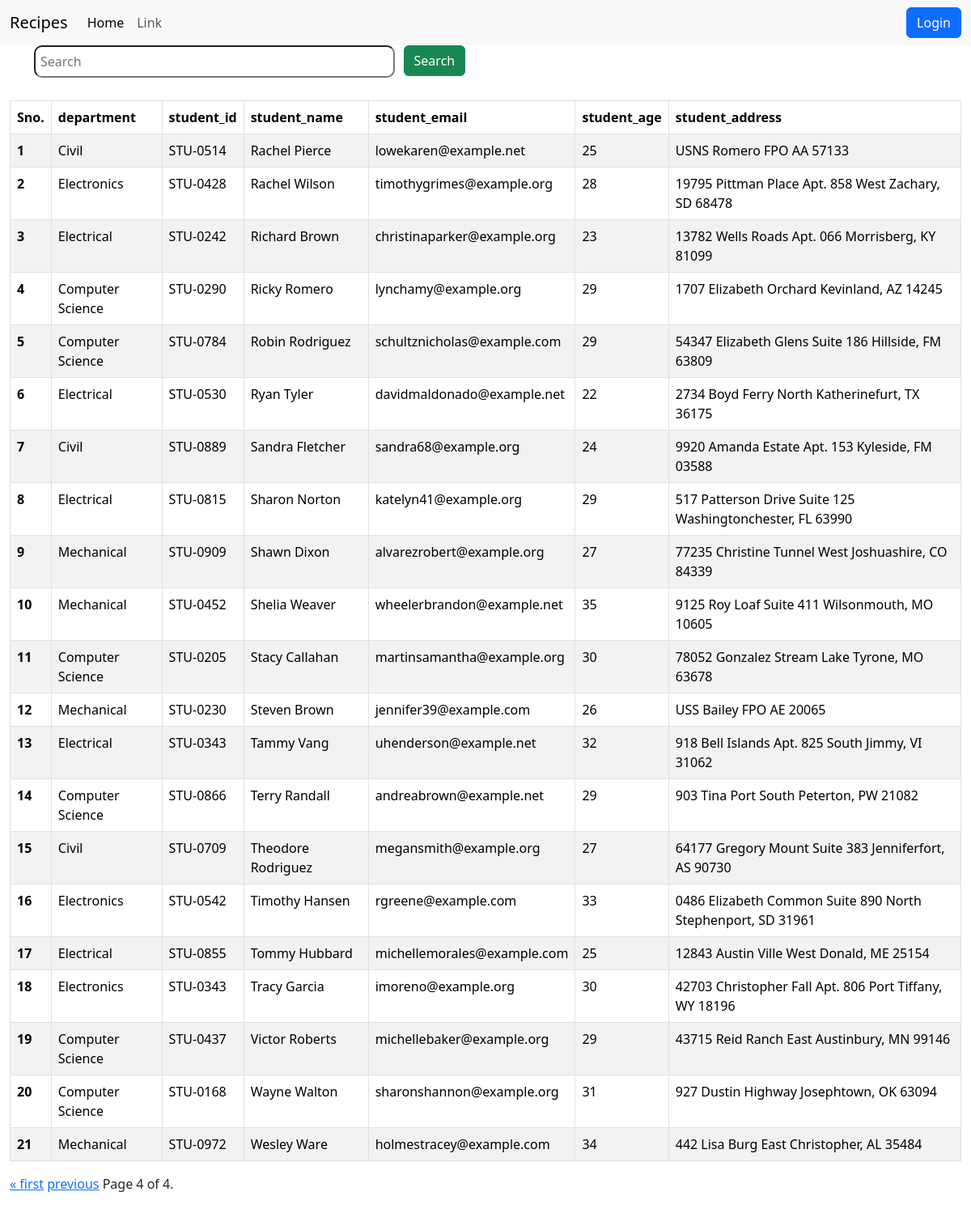
Page /students/?page=4 on the committed database.
### vege/models.py (models this page shows, shortened)
class Student(models.Model):
    department = models.ForeignKey(Department,on_delete=models.CASCADE)
    student_id = models.OneToOneField(StudentID,on_delete=models.CASCADE)
    student_name = models.CharField(max_length=255)
    student_email = models.EmailField(unique=True)
    student_age = models.IntegerField(default=18)
    student_address = models.TextField()
    class Meta:
        ordering=['student_name']

class Department(models.Model):
    department = models.CharField(max_length=255)
    def __str__(self) -> str:
        return self.department
    class Meta:
        ordering=['department']

class StudentID(models.Model):
    student_id = models.CharField(max_length=255)
    def __str__(self) -> str:
        return self.student_id

### vege/views.py (the view, shortened to what this page needs)
# urls.py: path('students/',views.get_students),
def get_students(request):
    queryset = Student.objects.all()
    paginator = Paginator(queryset,40)
    page_number = request.GET.get("page")
    page_obj = paginator.get_page(page_number)
    return render(request,'students.html',{'queryset':page_obj})

### vege/templates/students.html (shortened to what this page needs)
{% extends "base.html" %}
{% block start %}
<div class="container">
    <form>
            <div class="col-md-6">
                <input type="text" placeholder="Search" name="search" class="stu-inpt">
                <button class="btn btn-success stu-bttn">Search</button>
            </div>
    </form>
</div>
<div class="container-fluid my-4">
  <table class="table table-striped table-bordered">
    <thead>
      <tr>
        <th scope="col">Sno.</th>
        <th scope="col">department</th>
        <th scope="col">student_id</th>
        <th scope="col">student_name</th>
        <th scope="col">student_email</th>
        <th scope="col">student_age</th>
        <th scope="col">student_address</th>
      </tr>
    </thead>
    <tbody>
      {% for student in queryset %}
      <tr>
        <th scope="row">{{forloop.counter}}</th>
        <td>{{student.department}}</td>
        <td>{{student.student_id}}</td>
        <td>{{student.student_name}}</td>
        <td>{{student.student_email}}</td>
        <td>{{student.student_age}}</td>
        <td>{{student.student_address}}</td>
      </tr>
      {% endfor %}
    </tbody>
  </table>
  <div class="pagination">
    <span class="step-links">
      {% if queryset.has_previous %}
      <a href="?page=1">&laquo; first</a>
      <a href="?page={{ queryset.previous_page_number }}">previous</a>
      {% endif %}
      <span class="current">
        Page {{ queryset.number }} of {{ queryset.paginator.num_pages }}.
      </span>
    </span>
  </div>
</div>
{% endblock %}

### rows in the picture
Student: department "Civil", student_id "STU-0514", student_name "Rachel Pierce", student_email "lowekaren@example.net", student_age "25", student_address "USNS Romero FPO AA 57133"
Student: department "Electronics", student_id "STU-0428", student_name "Rachel Wilson", student_email "timothygrimes@example.org", student_age "28", student_address "19795 Pittman Place Apt. 858 West Zachary, SD 68478"
Student: department "Electrical", student_id "STU-0242", student_name "Richard Brown", student_email "christinaparker@example.org", student_age "23", student_address "13782 Wells Roads Apt. 066 Morrisberg, KY 81099"
Student: department "Computer Science", student_id "STU-0290", student_name "Ricky Romero", student_email "lynchamy@example.org", student_age "29", student_address "1707 Elizabeth Orchard Kevinland, AZ 14245"
Student: department "Computer Science", student_id "STU-0784", student_name "Robin Rodriguez", student_email "schultznicholas@example.com", student_age "29", student_address "54347 Elizabeth Glens Suite 186 Hillside, FM 63809"
Student: department "Electrical", student_id "STU-0530", student_name "Ryan Tyler", student_email "davidmaldonado@example.net", student_age "22", student_address "2734 Boyd Ferry North Katherinefurt, TX 36175"
Student: department "Civil", student_id "STU-0889", student_name "Sandra Fletcher", student_email "sandra68@example.org", student_age "24", student_address "9920 Amanda Estate Apt. 153 Kyleside, FM 03588"
Student: department "Electrical", student_id "STU-0815", student_name "Sharon Norton", student_email "katelyn41@example.org", student_age "29", student_address "517 Patterson Drive Suite 125 Washingtonchester, FL 63990"
Student: department "Mechanical", student_id "STU-0909", student_name "Shawn Dixon", student_email "alvarezrobert@example.org", student_age "27", student_address "77235 Christine Tunnel West Joshuashire, CO 84339"
Student: department "Mechanical", student_id "STU-0452", student_name "Shelia Weaver", student_email "wheelerbrandon@example.net", student_age "35", student_address "9125 Roy Loaf Suite 411 Wilsonmouth, MO 10605"
Student: department "Computer Science", student_id "STU-0205", student_name "Stacy Callahan", student_email "martinsamantha@example.org", student_age "30", student_address "78052 Gonzalez Stream Lake Tyrone, MO 63678"
Student: department "Mechanical", student_id "STU-0230", student_name "Steven Brown", student_email "jennifer39@example.com", student_age "26", student_address "USS Bailey FPO AE 20065"
Student: department "Electrical", student_id "STU-0343", student_name "Tammy Vang", student_email "uhenderson@example.net", student_age "32", student_address "918 Bell Islands Apt. 825 South Jimmy, VI 31062"
Student: department "Computer Science", student_id "STU-0866", student_name "Terry Randall", student_email "andreabrown@example.net", student_age "29", student_address "903 Tina Port South Peterton, PW 21082"
Student: department "Civil", student_id "STU-0709", student_name "Theodore Rodriguez", student_email "megansmith@example.org", student_age "27", student_address "64177 Gregory Mount Suite 383 Jenniferfort, AS 90730"
Student: department "Electronics", student_id "STU-0542", student_name "Timothy Hansen", student_email "rgreene@example.com", student_age "33", student_address "0486 Elizabeth Common Suite 890 North Stephenport, SD 31961"
Student: department "Electrical", student_id "STU-0855", student_name "Tommy Hubbard", student_email "michellemorales@example.com", student_age "25", student_address "12843 Austin Ville West Donald, ME 25154"
Student: department "Electronics", student_id "STU-0343", student_name "Tracy Garcia", student_email "imoreno@example.org", student_age "30", student_address "42703 Christopher Fall Apt. 806 Port Tiffany, WY 18196"
Student: department "Computer Science", student_id "STU-0437", student_name "Victor Roberts", student_email "michellebaker@example.org", student_age "29", student_address "43715 Reid Ranch East Austinbury, MN 99146"
Student: department "Computer Science", student_id "STU-0168", student_name "Wayne Walton", student_email "sharonshannon@example.org", student_age "31", student_address "927 Dustin Highway Josephtown, OK 63094"
Student: department "Mechanical", student_id "STU-0972", student_name "Wesley Ware", student_email "holmestracey@example.com", student_age "34", student_address "442 Lisa Burg East Christopher, AL 35484"

### other values in the picture
{{ queryset.number }} "4"
{{ queryset.paginator.num_pages }} "4"
